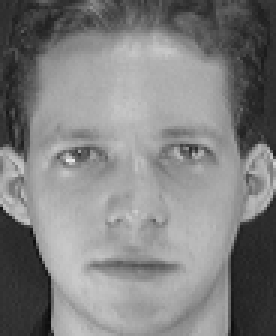
%> input picture dataset/s1/1.pgm, 92 x 112 px (shown 3 times larger); its folder holds only this picture in this run
$ octave prog.m   (GNU Octave 9; MATLAB toolbox functions it lacks are replaced by stand-ins)
%> lines starting %> are read from the running program, lines starting %| are printed output that depends on the picture
clear;
datasetDir = './dataset';
outputDir = fullfile(datasetDir, 'modified');

subDirs = dir(datasetDir);
subDirs = subDirs([subDirs.isdir]);
subDirs = subDirs(~ismember({subDirs.name}, {'.', '..'}));

imageFiles = {};
for i = 1:length(subDirs)
    subDirPath = fullfile(datasetDir, subDirs(i).name);
    files = dir(fullfile(subDirPath, '*.pgm'));
    imageFiles = [imageFiles; fullfile(subDirPath, {files.name})];
end
%> pass 2 of the loop `for i = 1:length(subDirs)`:

numImages = length(imageFiles);

% firstImage = imread(imageFiles{1});

mkdir(outputDir);

filteredImages = cell(numImages, 1);
deformedImages = cell(numImages, 1);
for i = 1:numImages
    image = imread(imageFiles{i});
%> image is the input picture: size 112x92 uint8; min 11, max 234, mean 128.3

    A = 10; % Амплитуда
    omega_x = 0.01; % Частота по оси x
    omega_y = 0.001; % Частота по оси y
    psi = 0; % Фазовый сдвиг
    [x, y] = meshgrid(1:size(image, 2), 1:size(image, 1));
    deformed_x = x + A * sin(omega_x * x + omega_y * y + psi);
    deformed_y = y + A * sin(omega_x * x + omega_y * y + psi);

    deformed_x = max(1, min(size(image, 2), deformed_x));
    deformed_y = max(1, min(size(image, 1), deformed_y));

    deformedImages{i} = interp2(double(image), deformed_x, deformed_y);
    deformedImages{i} = uint8(deformedImages{i});

    filteredImage = imgaussfilt(deformedImages{i});
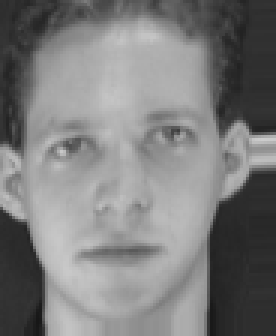
%> filteredImage: size 112x92 uint8 (shown 3 times larger); min 23, max 204, mean 124.3
%     filteredImage = imguidedfilter(deformedImages{i});
    filteredImages{i} = filteredImage;

% [5 lines of commented-out code are left out]
end
%> pass 2 of the loop `for i = 1:numImages`:
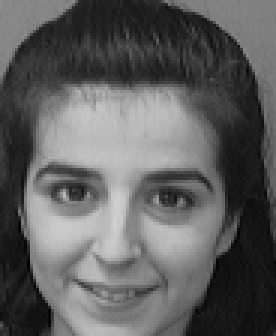
%> input picture dataset/s10/1.pgm, 92 x 112 px (shown 3 times larger)
%> image is the input picture: size 112x92 uint8; min 1, max 207, mean 95.1
%> `filteredImage = imgaussfilt(deformedImages{i});`:
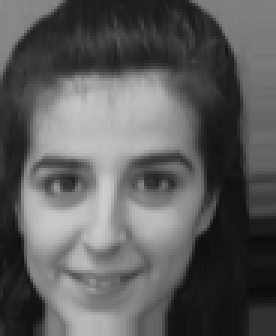
%> filteredImage: size 112x92 uint8 (shown 3 times larger); min 11, max 205, mean 92.7


qualityScores = zeros(numImages, 1);
for i = 1:numImages
    refImage = deformedImages{i};
    score = psnr(filteredImages{i}, refImage);
    qualityScores(i) = score;
end
%> this loop made 2 passes
%> score on passes 1 to 2: 42.09, 42.86
%> pass 2, `refImage = deformedImages{i};`:
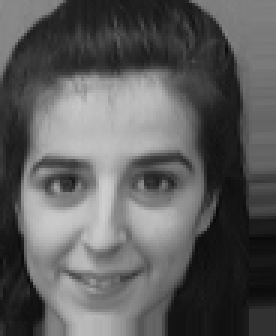
%> refImage: size 112x92 uint8 (shown 3 times larger); min 8, max 207, mean 92.7
%> after the loop, qualityScores = [42.09; 42.86]

figure;
subplot(1, 4, 1);
imshow(imread(imageFiles{17}));
%> (this line was passed over: imshow is not available in this run)
title('Исходное изображение');

subplot(1, 4, 2);
imshow(deformedImages{17});
%> (this line was passed over: imshow is not available in this run)
title('Деформированное изображение');

subplot(1, 4, 3);
imshow(filteredImages{17});
%> (this line was passed over: imshow is not available in this run)
title('Улучшенное изображение');

subplot(1, 4, 4);
plot(1:numImages, qualityScores);
xlabel('Изображение');
ylabel('Качество (PSNR/SSIM)');
title('Качество изображений');
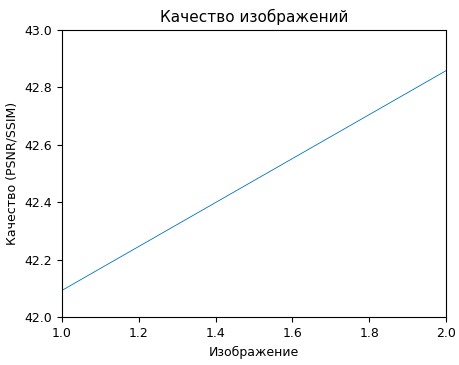
%> figure redrawn from the program's plot data
